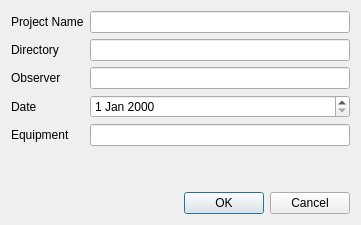
<?xml version="1.0" encoding="UTF-8"?>
<ui version="4.0">
 <class>ProjectDialog</class>
 <widget class="QDialog" name="ProjectDialog">
  <property name="geometry">
   <rect>
    <x>0</x>
    <y>0</y>
    <width>361</width>
    <height>225</height>
   </rect>
  </property>
  <property name="windowTitle">
   <string>Project</string>
  </property>
  <layout class="QGridLayout" name="gridLayout">
   <item row="0" column="0">
    <widget class="QLabel" name="label">
     <property name="text">
      <string>Project Name</string>
     </property>
    </widget>
   </item>
   <item row="0" column="1">
    <widget class="QLineEdit" name="name"/>
   </item>
   <item row="1" column="0">
    <widget class="QLabel" name="label_2">
     <property name="text">
      <string>Directory</string>
     </property>
    </widget>
   </item>
   <item row="1" column="1">
    <widget class="QLineEdit" name="path"/>
   </item>
   <item row="2" column="0">
    <widget class="QLabel" name="label_3">
     <property name="text">
      <string>Observer</string>
     </property>
    </widget>
   </item>
   <item row="2" column="1">
    <widget class="QLineEdit" name="observer"/>
   </item>
   <item row="3" column="0">
    <widget class="QLabel" name="label_4">
     <property name="text">
      <string>Date</string>
     </property>
    </widget>
   </item>
   <item row="3" column="1">
    <widget class="QDateEdit" name="date"/>
   </item>
   <item row="4" column="0">
    <widget class="QLabel" name="label_5">
     <property name="text">
      <string>Equipment</string>
     </property>
    </widget>
   </item>
   <item row="4" column="1">
    <widget class="QLineEdit" name="equipment"/>
   </item>
   <item row="5" column="1">
    <spacer name="verticalSpacer">
     <property name="orientation">
      <enum>Qt::Vertical</enum>
     </property>
     <property name="sizeHint" stdset="0">
      <size>
       <width>20</width>
       <height>3</height>
      </size>
     </property>
    </spacer>
   </item>
   <item row="6" column="0" colspan="2">
    <widget class="QDialogButtonBox" name="buttonBox">
     <property name="orientation">
      <enum>Qt::Horizontal</enum>
     </property>
     <property name="standardButtons">
      <set>QDialogButtonBox::Cancel|QDialogButtonBox::Ok</set>
     </property>
    </widget>
   </item>
  </layout>
 </widget>
 <resources/>
 <connections>
  <connection>
   <sender>buttonBox</sender>
   <signal>accepted()</signal>
   <receiver>ProjectDialog</receiver>
   <slot>accept()</slot>
   <hints>
    <hint type="sourcelabel">
     <x>248</x>
     <y>254</y>
    </hint>
    <hint type="destinationlabel">
     <x>157</x>
     <y>274</y>
    </hint>
   </hints>
  </connection>
  <connection>
   <sender>buttonBox</sender>
   <signal>rejected()</signal>
   <receiver>ProjectDialog</receiver>
   <slot>reject()</slot>
   <hints>
    <hint type="sourcelabel">
     <x>316</x>
     <y>260</y>
    </hint>
    <hint type="destinationlabel">
     <x>286</x>
     <y>274</y>
    </hint>
   </hints>
  </connection>
 </connections>
</ui>
